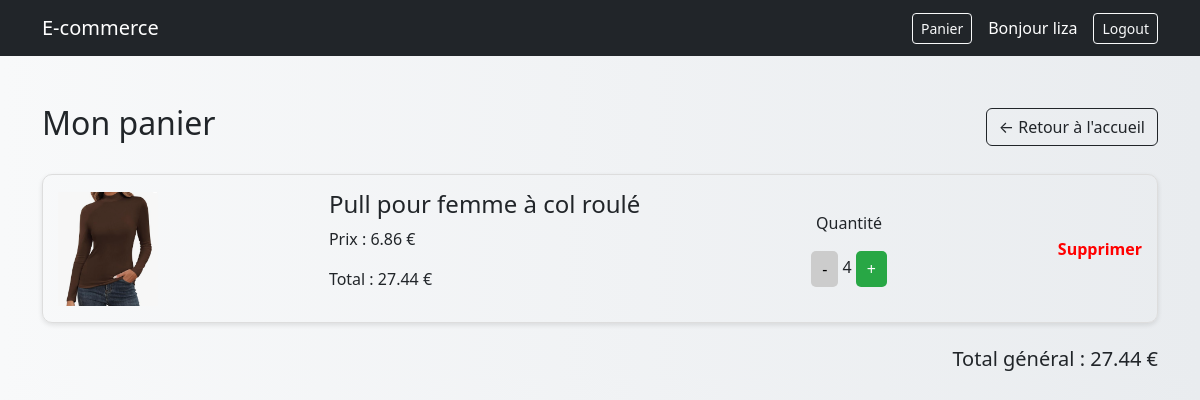
The app's page /cart/ (signed in) with its own data.
### shop/models.py (models this page shows, shortened)
class CartItem(models.Model):
    cart = models.ForeignKey(Cart, on_delete=models.CASCADE)
    product = models.ForeignKey(Product, on_delete=models.CASCADE)
    quantity = models.IntegerField(default=1)
    def total_price(self):
        return self.product.price * self.quantity

class Product(models.Model):
    name = models.CharField(max_length=200)
    price = models.FloatField()
    description = models.TextField(blank=True)
    category = models.ForeignKey(Category, on_delete=models.CASCADE, null=True, blank=True)
    image = models.ImageField(upload_to='products/', null=True, blank=True)

### shop/views.py (the view)
# urls.py: path('cart/', views.cart_detail, name='cart_detail'),
@login_required
def cart_detail(request):
    cart, created = Cart.objects.get_or_create(user=request.user)
    items = CartItem.objects.filter(cart=cart)
    total = sum(item.total_price() for item in items)
    return render(request, 'shop/cart.html', {
        'items': items,
        'total': total
    })

### shop/templates/shop/cart.html (shortened to what this page needs)
{% load static %}
<!DOCTYPE html>
<html lang="fr">
<head>
    <link href="https://cdn.jsdelivr.net/npm/bootstrap@5.3.0/dist/css/bootstrap.min.css" rel="stylesheet">
    <link rel="stylesheet" href="{% static 'css/style.css' %}">
</head>
<body>
    <nav class="navbar navbar-expand-lg navbar-dark bg-dark">
        <div class="container">
            <a class="navbar-brand" href="{% url 'home' %}">
                E-commerce
            </a>
            <div class="ms-auto d-flex align-items-center">
                <a href="{% url 'cart_detail' %}" class="btn btn-outline-light btn-sm me-3">
                    Panier
                </a>
                <span class="text-white me-3">
                    Bonjour {{ user.username }}
                </span>
                <form action="{% url 'logout' %}" method="post">
                    <button class="btn btn-outline-light btn-sm">
                        Logout
                    </button>
                </form>
            </div>
        </div>
    </nav>
    <div class="container mt-5">
        <div class="d-flex justify-content-between align-items-center mb-4">
            <h2>Mon panier</h2>
            <a href="{% url 'home' %}" class="btn btn-outline-dark">
                ← Retour à l'accueil
            </a>
        </div>
        {% for item in items %}
        <a href="{% url 'product_detail' item.product.id %}" class="cart-link">
            <div class="cart-item">
                {% if item.product.image %}
                <img src="{{ item.product.image.url }}" width="100">
                {% endif %}
                <div class="cart-info">
                    <h4>
                        <a href="{% url 'product_detail' item.product.id %}" class="text-dark text-decoration-none">
                            {{ item.product.name }}
                        </a>
                    </h4>
                    <p>Prix : {{ item.product.price }} €</p>
                    <p>Total : {{ item.total_price }} €</p>
                </div>
                <div class="quantity-box">
                    <p>Quantité</p>
                    <a href="{% url 'decrease_quantity' item.product.id %}" class="btn btn-minus">-</a>
                    <span>{{ item.quantity }}</span>
                    <a href="{% url 'add_to_cart' item.product.id %}" class="btn btn-plus">+</a>
                </div>
                <div>
                    <a href="{% url 'remove_from_cart' item.product.id %}" class="btn-delete">
                        Supprimer
                    </a>
                </div>
            </div>
        </a>
        {% endfor %}
        <h3 class="cart-total mt-4">
            Total général : {{ total }} €
        </h3>
    </div>
</body>
</html>

### shop/static/css/style.css (style rules this page uses)
.navbar { margin-bottom: 20px; }
body { background: linear-gradient(to right, #f8f9fa, #e9ecef); }
.cart-item { display: flex; align-items: center; justify-content: space-between; border: 1px solid #ddd; padding: 15px; margin: 15px 0; border-radius: 10px; box-shadow: 0 2px 5px rgba(0,0,0,0.1); }
.quantity-box { text-align: center; }
.btn-minus { background: #ccc; border-radius: 5px; padding: 5px 10px; text-decoration: none; color: black; }
.btn-plus { background: #28a745; color: white; border-radius: 5px; padding: 5px 10px; text-decoration: none; }
.btn-delete { color: red; font-weight: bold; text-decoration: none; }
.cart-total { text-align: right; font-size: 20px; margin-top: 20px; }
.cart-item { transition: 0.2s; }
.cart-link { text-decoration: none; color: inherit; display: block; }

### records on screen
CartItem: product.image (picture), product.name "Pull pour femme à col roulé", product.price "6.86", total_price "27.44", quantity "4"

### other values on screen
{{ user.username }} "liza"
{{ total }} "27.44"
